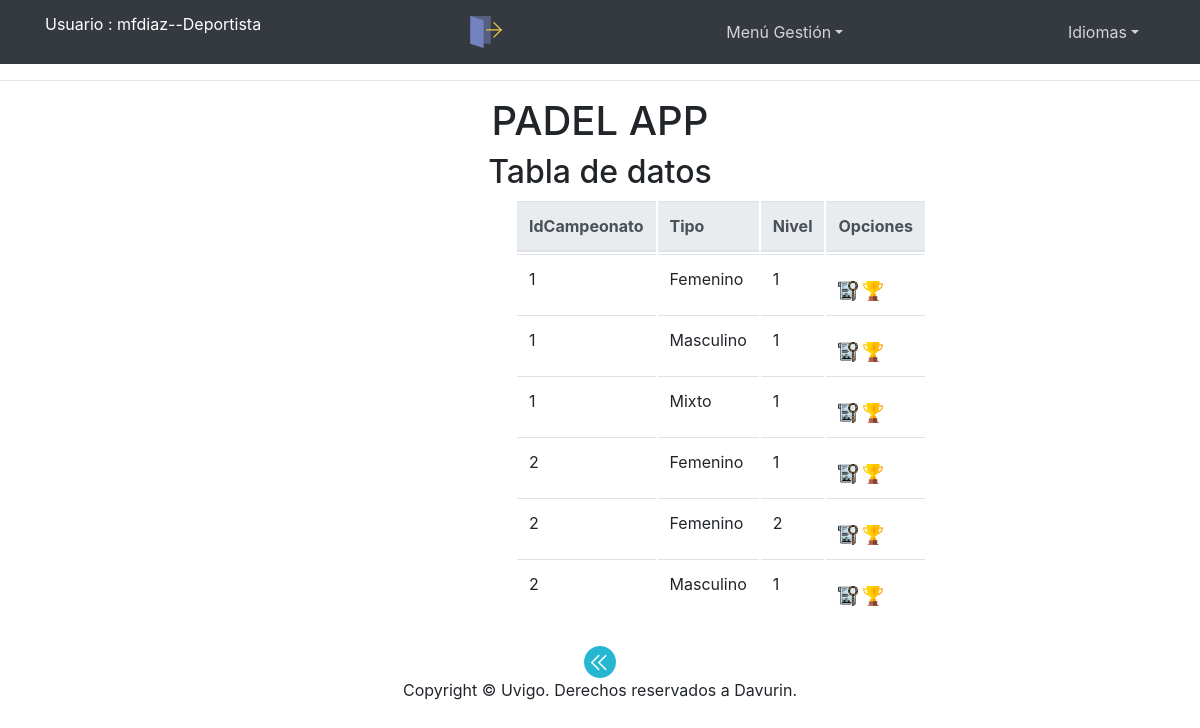
/app/Controllers/CATEGORIA_CONTROLLER.php (signed in), run on an earlier commit of the app's database.
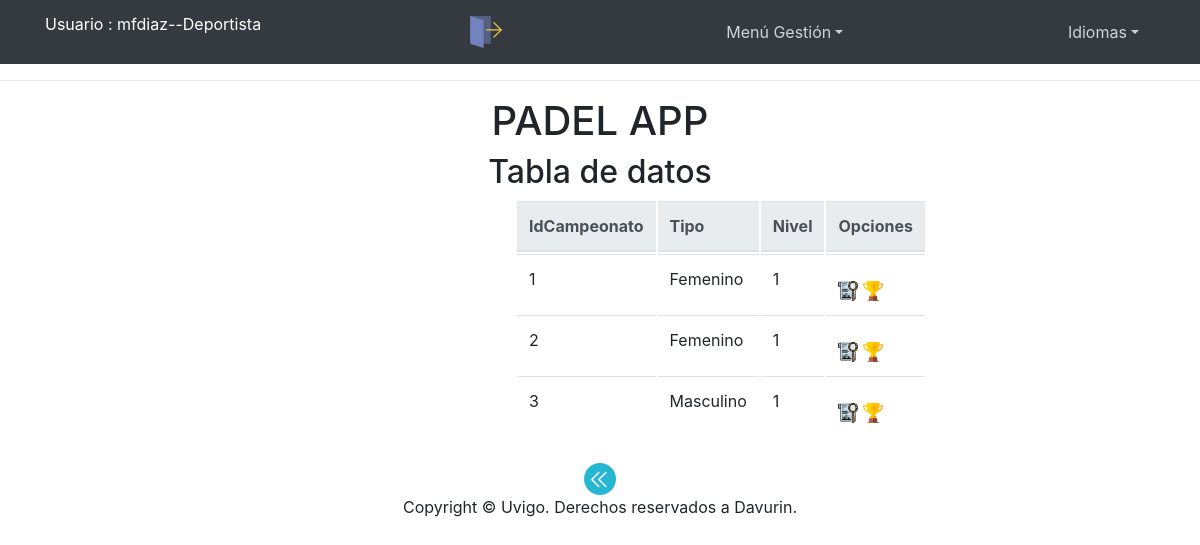
And on a later commit of the database.
### tables this page shows
CREATE TABLE IF NOT EXISTS `Categoria` (
  `IdCampeonato` INT NOT NULL,
  `Tipo` VARCHAR(10) NOT NULL,
  `Nivel` INT NOT NULL,
  PRIMARY KEY (`IdCampeonato`, `Tipo`, `Nivel`),
  CONSTRAINT `fk_cat_campeonato`
    FOREIGN KEY (`IdCampeonato`)
    REFERENCES `Campeonato` (`IdCampeonato`)
    ON DELETE NO ACTION
    ON UPDATE NO ACTION);

### app/Functions/Authentication.php (called while the page is built)
<?php
function IsAuthenticated(){
	if (!isset($_SESSION['login']) && !isset($_SESSION['tipo'])){
		return false;
	}
	else{
		return true;
	}
}
?>

### app/Models/CATEGORIA_MODEL.php (called while the page is built, shortened)
<?php
class CATEGORIA_MODEL{
	var $IdCampeonato;
    var $Tipo;
	var $Nivel;
	var $mysqli;
	function __construct($IdCampeonato,$Tipo,$Nivel) {
		$this->IdCampeonato = $IdCampeonato;
		$this->Tipo = $Tipo;
		$this->Nivel = $Nivel;
		include_once '../Functions/BdAdmin.php';
		$this->mysqli = ConectarBD();
	}
	function SEARCH() {
		$sql = "select IdCampeonato,
					Tipo,
					Nivel
       			from CATEGORIA
    			where
    				(
					(BINARY IdCampeonato LIKE '%$this->IdCampeonato%') &&
					(BINARY Tipo LIKE '%$this->Tipo%') &&
					(BINARY Nivel LIKE '%$this->Nivel%')
    				)";
		if ( !( $resultado = $this->mysqli->query( $sql ) ) ) {
			return 'Error en la consulta sobre la base de datos';
		} else {
			return $resultado;
		}
	}
 	}
?>

### app/Functions/BdAdmin.php (called while the page is built, shortened)
<?php
function ConectarBD()
	{
	    $mysqli = new mysqli("localhost", "user", "pass", "abpbase");
		return $mysqli;
	}
?>

### app/Views/CATEGORIA/CATEGORIA_SHOWALL_View.php (the view, shortened to what this page needs)
<?php
class CATEGORIA_SHOWALL {
	function __construct( $lista, $datos) {
		$this->lista = $lista;
		$this->datos = $datos;
		$this->render($this->lista,$this->datos);
	}
	function render($lista,$datos){
		$this->datos = $datos;
	include '../Views/Header.php';
?>
		<div class="seccion" align="center">
			<h2>
				<?php echo $strings['Tabla de datos'];?>
			</h2>
			<div class="col-md-2">
			<table class="table">
				<thead class="thead-light">
				<tr>
<?php
					foreach ( $lista as $atributo ) {
?>
					<th>
						<?php echo $strings[$atributo]?>
					</th>
<?php
					}
?>
					<th colspan="2" >
						<?php echo $strings['Opciones']?>
					</th>
				</tr>
<?php
				while ( $fila = mysqli_fetch_array( $this->datos ) ) {
?>
				<tr>
<?php
					foreach ( $lista as $atributo ) {
?>
					<td>
<?php
							echo $fila[ $atributo ];
?>
					</td>
<?php
					}
?>
					<td>
						<form action="../Controllers/CATEGORIA_CONTROLLER.php" method="get" style="display:inline" >
								<button id ="buttonBien" type="submit" name="action" value="SHOWCURRENT" ><img src="../Views/icon/verDetalles.png" alt="<?php echo $strings['Ver en detalle']?>" width="20" height="20"/></button>
								<button id ="buttonBien" type="submit" name="action" value="INSCRIPTION" ><img src="../Views/icon/exito.png" alt="<?php echo $strings['Ver en detalle']?>" width="20" height="20"/></button>
						</form>
				</tr>
<?php
				}
?>
			</thead>
			</table>
			<form action='../Controllers/USUARIO_CONTROLLER.php' method="post">
				<button id ="buttonBien" type="submit"><img src="../Views/icon/atras.png" alt="<?php echo $strings['Atras']?>" /></button>
			</form>
		</div>
<?php
		include '../Views/Footer.php';
		}
		}
?>

### app/Controllers/CATEGORIA_CONTROLLER.php (shortened to what this page needs)
<?php
include '../Functions/Authentication.php';
include '../Models/CAMPEONATO_MODEL.php';
include '../Models/CATEGORIA_MODEL.php';
include '../Views/CATEGORIA/CATEGORIA_SHOWALL_View.php';
switch ( $_REQUEST[ 'action' ] ) {
	default:
		if($_SESSION['tipo'] == 'Deportista'){
			if ( !$_POST ) {
				$CATEGORIA= new CATEGORIA_MODEL( '', '', '');
			} else {
			}
			$datos = $CATEGORIA->SEARCH();
			$lista = array( 'IdCampeonato','Tipo','Nivel');
			new CATEGORIA_SHOWALL( $lista, $datos);
		}else{
			new USUARIO_DEFAULT();
		}
}
?>

### app/Views/Header.php (shortened to what this page needs)
<?php
	include_once '../Functions/Authentication.php';
?>
<!doctype html>
<html lang="es">
  <head>
	<link rel="stylesheet" type="text/css" media="screen" href="../Views/css/bootstrap-4.0.0.css" hreflang="es">
	<link rel="stylesheet" type="text/css" media="screen" href="../Views/js/tcal/tcal.css" hreflang="es">
  </head>
  <body>
	  <header>
    <nav class="navbar navbar-expand-lg navbar-dark bg-dark">
      <div class="container">
		<?php	if (IsAuthenticated()){  ?>
		<p style="color: white"><?php 	echo $strings['Usuario'] . ' : ' . $_SESSION['login'] . '--' . $_SESSION['tipo'] . '<br>'; ?></p>
              <a class="nav-link disabled" href="../Functions/Desconectar.php" alt="<?php echo $strings['Desconectarse']?>"/>
              <img src="../Views/icon/desconexion.png" width="32" height="32" alt="<?php echo $strings['Desconectarse']?>" style="float:right;">
<?php
	}
?>
	<?php if (isset($_SESSION['login']) & isset($_SESSION['tipo'])) {
 ?>
		<li class="nav-item dropdown" style="display: block">
			<a class="nav-link dropdown-toggle" style="color: lightgrey" href="<?php echo $strings['menuGestion']; ?>" id="navbarDropdown" role="button" data-toggle="dropdown" aria-haspopup="true" aria-expanded="false"><?php echo $strings['menuGestion']; ?></a>
				<?php if(isset($_SESSION['login']) & isset($_SESSION['tipo'])) {  ?>
					<?php if($_SESSION['tipo'] == 'Deportista'){ ?>
							<div class="dropdown-divider"></div>
								<button id ="buttonBien" type="submit"  name="insCampeonato"><a class="dropdown-item" href="../Controllers/CATEGORIA_CONTROLLER.php" /><?php echo 'Inscribirse en campeonato' ?></a></button>
              	<?php } } }?>
            </li>
            <li class="nav-item dropdown" style="display: block">
			<form name='idiomform' action="../Functions/CambioIdioma.php" method="post">
              <a class="nav-link dropdown-toggle" style="color: lightgrey" href="<?php echo $strings['idioma']; ?>" id="navbarDropdown" role="button" data-toggle="dropdown" aria-haspopup="true" aria-expanded="false">Idiomas</a>
			</form>
            </li>
        </div>
</nav>
	  <hr>
	  	<div align="center" class="titulo"><h1>PADEL APP</h1></div>
	</header>

### app/Views/Footer.php (shortened to what this page needs)
	<footer class="text-center" align="fixed" >
      <div class="container">
        <div class="row">
          <div class="col-12">
            <p>Copyright © Uvigo. Derechos reservados a Davurin.</p>
          </div>
        </div>
      </div>
	</footer>
  </body>
</html>

What changed in the data, as far as the page shows it:
removed categoria: IdCampeonato "1", Tipo "Masculino", Nivel "1"
removed categoria: IdCampeonato "1", Tipo "Mixto", Nivel "1"
removed categoria: IdCampeonato "2", Tipo "Femenino", Nivel "2"
removed categoria: IdCampeonato "2", Tipo "Masculino", Nivel "1"
added categoria: IdCampeonato "3", Tipo "Masculino", Nivel "1"
